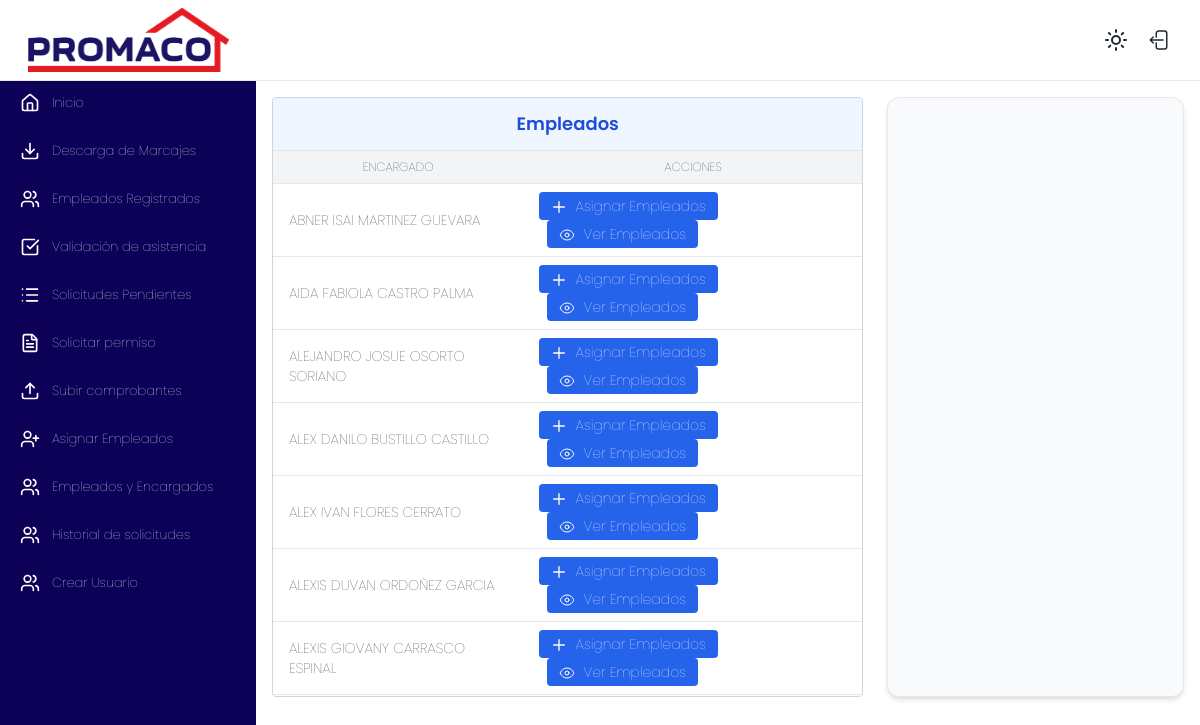
The page /marcaje/ver_encargados on the database as committed earlier.
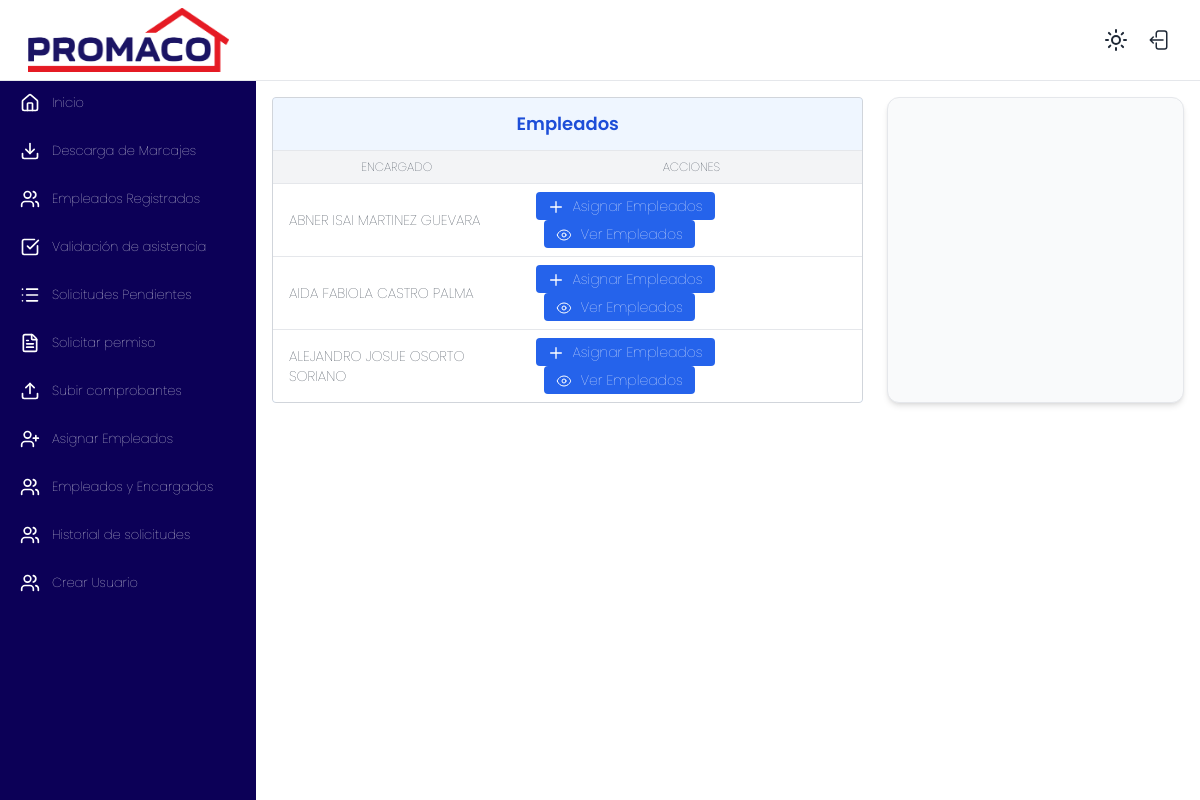
The same page on the database as committed later.
### marcaje/models.py (models this page shows, shortened)
class Empleado(models.Model):
    user = models.OneToOneField(User, on_delete=models.SET_NULL, null=True, blank=True)
    id_externo = models.IntegerField(unique=True)
    codigo = models.CharField(max_length=20)
    nombre = models.CharField(max_length=100)
    departamento = models.CharField(max_length=100)
    sucursal = models.ForeignKey(Sucursal, on_delete=models.PROTECT)
    es_encargado = models.BooleanField(default=False)
    class Meta:
        verbose_name = "Empleado"
        verbose_name_plural = "Empleados"
        ordering = ['nombre']

### marcaje/views.py (the view)
# urls.py: path('ver_encargados', views.ver_encargados, name='ver_encargados'),
def ver_encargados(request):
    encargados = Empleado.objects.filter(es_encargado=True)
    return render(request, 'ver_encargados.html', {'encargados': encargados})

### marcaje/context_processors.py (called while the page is built, shortened)
def empleados_a_cargo_context(request):
    empleados_cargo = []
    encargado_obj = None
    return {'empleados_a_cargo_global': empleados_cargo, 'encargado': encargado_obj}

### marcaje/templates/ver_encargados.html (shortened to what this page needs)
{% extends 'base.html' %}
{% block content %}
<div class="flex flex-col md:flex-row justify-between gap-6">
    <div class="bg-blue-200 dark:bg-blue-800 overflow-x-auto max-h-[600px] overflow-y-auto border border-gray-300 rounded w-full md:w-2/3">
        <div class="sticky top-0 z-20 bg-blue-50 dark:bg-blue-800 border-b border-gray-200 dark:border-gray-700">
            <h2 class="text-lg font-semibold text-center py-3 text-blue-700 dark:text-blue-200">
                Empleados
            </h2>
        </div>
        <table class="min-w-full divide-y divide-gray-200 dark:divide-gray-700">
            <thead class="bg-gray-100 dark:bg-gray-600 sticky top-[52px] z-10 uppercase text-xs">
                <tr>
                    <th class="px-4 py-2">Encargado</th>
                    <th class="px-4 py-2">Acciones</th>
                </tr>
            </thead>
            <tbody class="bg-white dark:bg-gray-900 divide-y divide-gray-200 dark:divide-gray-800">
                {% for enc in encargados %}
                <tr>
                    <td class="px-4 py-2 text-sm text-gray-800 dark:text-gray-100">{{ enc.nombre }}</td>
                    <td class="px-4 py-2 space-x-2">
                        <button class="bg-blue-600 text-white px-3 py-1 rounded hover:bg-blue-700 text-sm hover:text-white transition"
                            hx-get="{% url 'asignar_empleados' enc.id %}"
                            hx-target="#asignar"
                            hx-swap="innerHTML">
                            <svg xmlns="http://www.w3.org/2000/svg" class="inline w-4 h-4 mr-1" fill="none" viewBox="0 0 24 24" stroke="currentColor">
                                <path stroke-linecap="round" stroke-linejoin="round" stroke-width="2" d="M12 4v16m8-8H4"/>
                            </svg>
                            Asignar Empleados
                        </button>
                        <button class="bg-blue-600 text-white px-3 py-1 rounded hover:bg-blue-700 text-sm hover:text-white transition"
                            hx-get="{% url 'mostrar_empleados' enc.id %}"
                            hx-target="#asignar"
                            hx-swap="innerHTML">
                            Ver Empleados
                        </button>
                    </td>
                </tr>
                {% endfor %}
            </tbody>
        </table>
    </div>
    <div id="asignar" class="shadow-md rounded-xl border border-gray-200 p-4 w-full md:w-1/3 bg-gray-50 dark:bg-gray-800">
    </div>
</div>
{% endblock %}

Rows that differ between the two databases and show on the page:
no longer on this page (row edited): Empleado: nombre "ALEX DANILO BUSTILLO CASTILLO"
no longer on this page (row edited): Empleado: nombre "ALEX IVAN FLORES CERRATO"
no longer on this page (row edited): Empleado: nombre "ALEXIS DUVAN ORDOÑEZ GARCIA"
no longer on this page (row edited): Empleado: nombre "ALEXIS GIOVANY CARRASCO ESPINAL"
